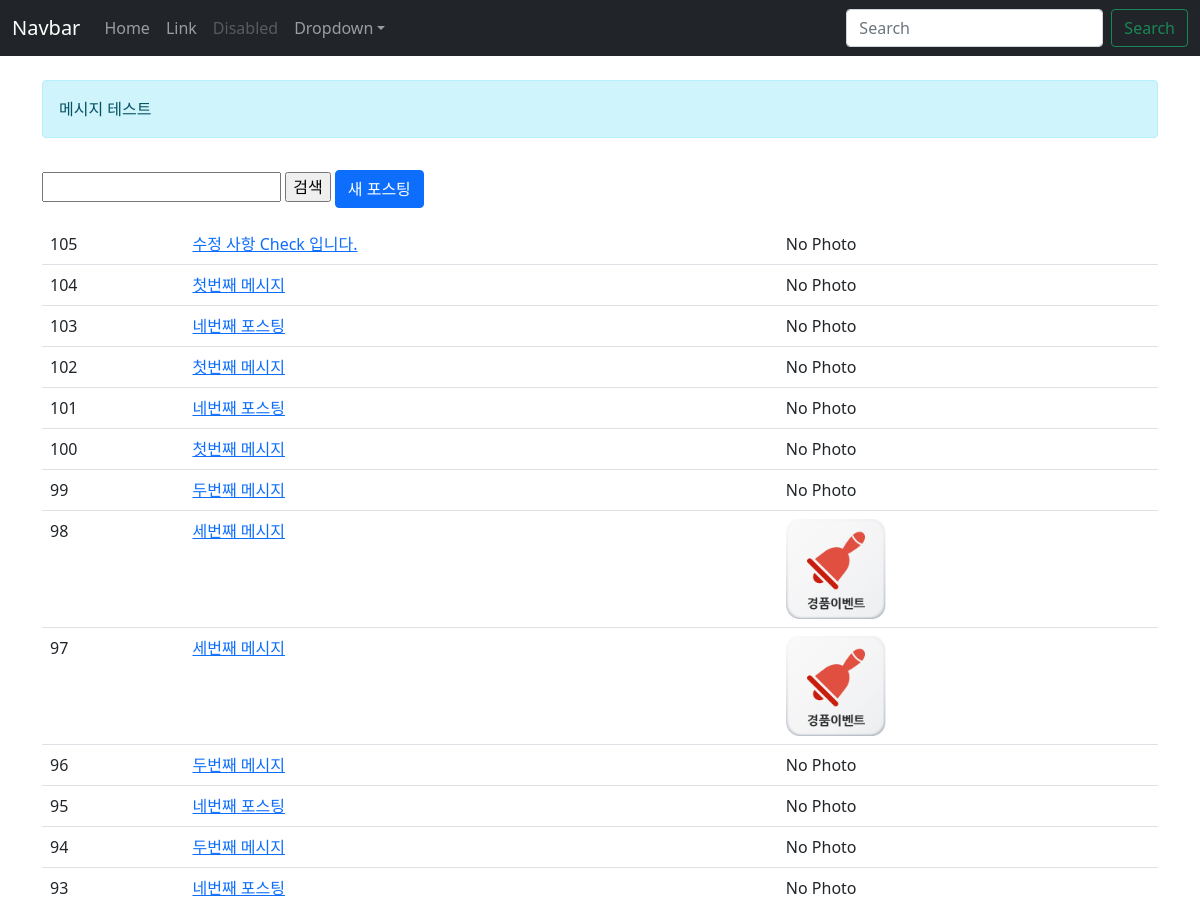
Page /instagram/ (signed in, upper part) on the earlier database version.
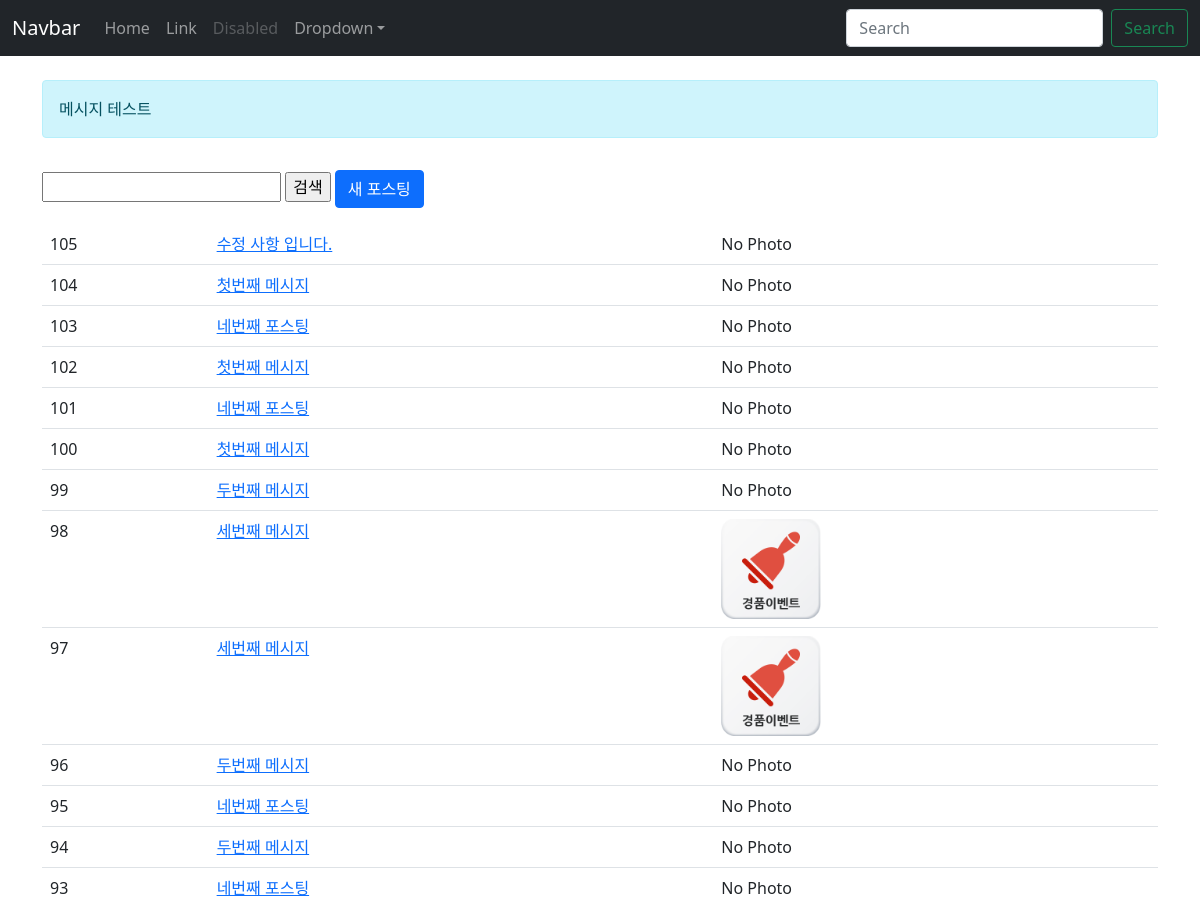
Same page on the later database version.
### instagram/models.py (models this page shows, shortened)
class Post(models.Model):
    author = models.ForeignKey(settings.AUTH_USER_MODEL, on_delete=models.CASCADE)
    message = models.TextField(
        validators=[MinLengthValidator(10)]
    )
    photo = models.ImageField(blank=True, upload_to='instagram/post/%Y/%m/%d') # UseFillow # upload_to
    tag_set = models.ManyToManyField("Tag" , blank=True)
    is_public = models.BooleanField(default=False, verbose_name='공개여부')
    created_at = models.DateField(auto_now_add=True)
    updated_at = models.DateField(auto_now=True)
    def get_absolute_url(self):
        return reverse("instagram:post_detail", kwargs={"pk": self.pk})
    class Meta:
        ordering = ['-id']

### instagram/views.py (the view)
# urls.py: path('', views.post_list, name='post_list'),
@login_required
def post_list(request):
    qs = Post.objects.all()
    q = request.GET.get('q','')
    messages.info(request,'메시지 테스트') # 선언 하는 부분일 분 소비하는 부분이 있어야함
    if q:
        qs = qs.filter(message__icontains=q)
        print(qs)
    return render(request, 'instagram/post_list.html',{'post_list' : qs})

### instagram/templates/instagram/post_list.html (shortened to what this page needs)
{% extends 'instagram/layout.html' %}
{% load bootstrap4 %}
{% block content %}
    <from action="" method="GET">
        <input type="text" name="q" value="{{ q }}"/>
        <input type="submit" value="검색" />
    </from>
    <a href="{% url 'instagram:post_new' %}" class='btn btn-primary btn-block mt-3 mb-3'>새 포스팅</a>
    <table class="table table-borderd table-hover">
        <tbody>
            {% for post in post_list %}
                <tr>
                    <td>
                        {{ post.pk }}
                    </td>
                    <td>
                        <a href="{{ post.get_absolute_url }}">
                            {{ post.message }}
                        </a>
                    </td>
                    <td>
                        {% if post.photo %}
                            <img src="{{ post.photo.url }}" style="width: 100px"; />
                        {% else %}
                            No Photo
                        {% endif %}
                    </td>
                </tr>
            {% endfor %}
        </tbody>
    </table>
{% endblock content %}

### instagram/templates/instagram/layout.html (shortened to what this page needs)
{% load static %}
<!DOCTYPE html>
<html lang="ko">
<head>
    <link rel="stylesheet" href="{% static 'bootstrap-5.0.0-beta1-dist/css/bootstrap.css' %}">
</head>
<body>
<nav class="navbar navbar-expand-md navbar-dark bg-dark fixed-top">
  <div class="container-fluid">
    <a class="navbar-brand" href="#">Navbar</a>
    <div class="collapse navbar-collapse" id="navbarsExampleDefault">
      <ul class="navbar-nav me-auto mb-2 mb-md-0">
        <li class="nav-item active">
          <a class="nav-link" aria-current="page" href="#">Home</a>
        </li>
        <li class="nav-item">
          <a class="nav-link" href="#">Link</a>
        </li>
        <li class="nav-item">
          <a class="nav-link disabled" href="#" tabindex="-1" aria-disabled="true">Disabled</a>
        </li>
        <li class="nav-item dropdown">
          <a class="nav-link dropdown-toggle" href="#" id="dropdown01" data-bs-toggle="dropdown" aria-expanded="false">Dropdown</a>
        </li>
      </ul>
      <form class="d-flex">
        <input class="form-control me-2" type="search" placeholder="Search" aria-label="Search">
        <button class="btn btn-outline-success" type="submit">Search</button>
      </form>
    </div>
  </div>
</nav>
<div class="container">
    <div class="row">
        <div class="col-sm-12">
            {% for message in messages  %}
              <div class="alert alert-{{ message.tags }}">
                {{ message.message }}
              </div>
            {% endfor %}
            {% block content %}
            {% endblock content %}
        </div>
    </div>
</div>
</body>
</html>

### instagram/templates/instagram/layout.html (style rules this page uses)
body { padding-top: 5rem; padding-bottom: 2rem; }

Differences in the rows shown:
changed Post id 105: message "수정 사항 Check 입니다." → "수정 사항 입니다."
